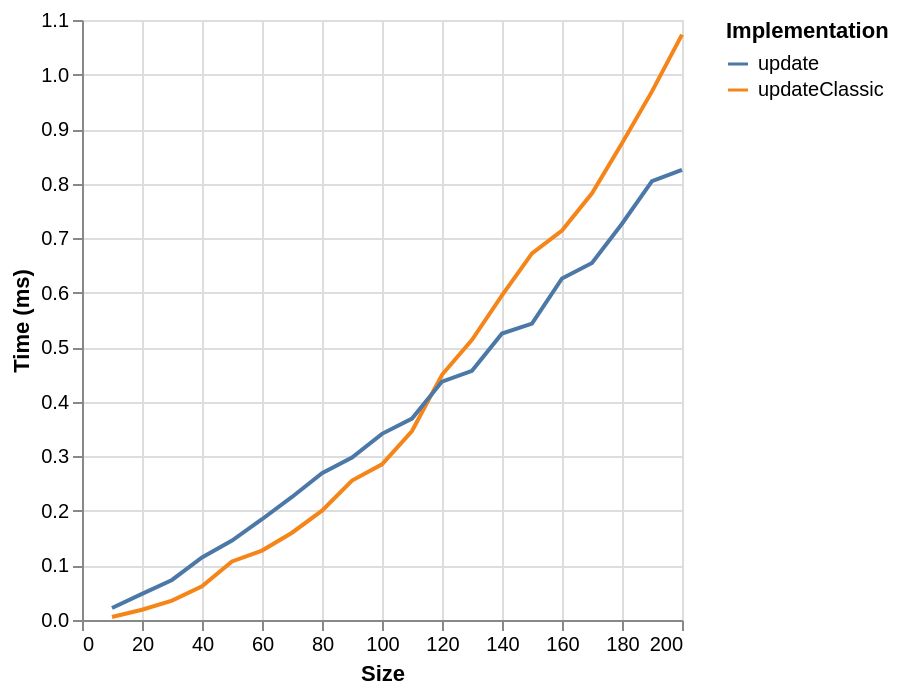

Write a Vega-Lite specification for this figure.
### Vega specification from a JSON file in a GitHub repository (floating-point values rounded to 4 significant figures)
{"$schema": "https://vega.github.io/schema/vega/v6.json", "background": "white", "padding": 5, "width": 300, "height": 300, "style": "cell", "data": [{"name": "source_0", "values": [{"ms": 0.0055, "series": "updateClassic", "size": 10}, {"ms": 0.0188, "series": "updateClassic", "size": 20}, {"ms": 0.0355, "series": "updateClassic", "size": 30}, {"ms": 0.0619, "series": "updateClassic", "size": 40}, {"ms": 0.1074, "series": "updateClassic", "size": 50}, {"ms": 0.1273, "series": "updateClassic", "size": 60}, {"ms": 0.16, "series": "updateClassic", "size": 70}, {"ms": 0.2005, "series": "updateClassic", "size": 80}, {"ms": 0.2557, "series": "updateClassic", "size": 90}, {"ms": 0.2853, "series": "updateClassic", "size": 100}, {"ms": 0.3464, "series": "updateClassic", "size": 110}, {"ms": 0.4496, "series": "updateClassic", "size": 120}, {"ms": 0.5136, "series": "updateClassic", "size": 130}, {"ms": 0.5951, "series": "updateClassic", "size": 140}, {"ms": 0.6721, "series": "updateClassic", "size": 150}, {"ms": 0.7141, "series": "updateClassic", "size": 160}, {"ms": 0.7824, "series": "updateClassic", "size": 170}, {"ms": 0.8742, "series": "updateClassic", "size": 180}, {"ms": 0.9691, "series": "updateClassic", "size": 190}, {"ms": 1.073, "series": "updateClassic", "size": 200}, {"ms": 0.0221, "series": "update", "size": 10}, {"ms": 0.048, "series": "update", "size": 20}, {"ms": 0.0734, "series": "update", "size": 30}, {"ms": 0.1147, "series": "update", "size": 40}, {"ms": 0.1457, "series": "update", "size": 50}, {"ms": 0.1847, "series": "update", "size": 60}, {"ms": 0.2256, "series": "update", "size": 70}, {"ms": 0.2693, "series": "update", "size": 80}, {"ms": 0.298, "series": "update", "size": 90}, {"ms": 0.3413, "series": "update", "size": 100}, {"ms": 0.3693, "series": "update", "size": 110}, {"ms": 0.4371, "series": "update", "size": 120}, {"ms": 0.4568, "series": "update", "size": 130}, {"ms": 0.5252, "series": "update", "size": 140}, {"ms": 0.5433, "series": "update", "size": 150}, {"ms": 0.6261, "series": "update", "size": 160}, {"ms": 0.6546, "series": "update", "size": 170}, {"ms": 0.7265, "series": "update", "size": 180}, {"ms": 0.8047, "series": "update", "size": 190}, {"ms": 0.8254, "series": "update", "size": 200}]}, {"name": "data_0", "source": "source_0", "transform": [{"type": "formula", "expr": "toNumber(datum[\"size\"])", "as": "size"}]}], "marks": [{"name": "pathgroup", "type": "group", "from": {"facet": {"name": "faceted_path_main", "data": "data_0", "groupby": ["series"]}}, "encode": {"update": {"width": {"field": {"group": "width"}}, "height": {"field": {"group": "height"}}}}, "marks": [{"name": "marks", "type": "line", "style": ["line"], "sort": {"field": "x"}, "from": {"data": "faceted_path_main"}, "encode": {"update": {"stroke": {"scale": "color", "field": "series"}, "description": {"signal": "\"Size: \" + (format(datum[\"size\"], \"\")) + \"; Time (ms): \" + (format(datum[\"ms\"], \"\")) + \"; series: \" + (isValid(datum[\"series\"]) ? isArray(datum[\"series\"]) ? join(datum[\"series\"], ' ') : datum[\"series\"] : \"\"+datum[\"series\"])"}, "x": {"scale": "x", "field": "size"}, "y": {"scale": "y", "field": "ms"}, "defined": {"signal": "isValid(datum[\"size\"]) && isFinite(+datum[\"size\"]) && isValid(datum[\"ms\"]) && isFinite(+datum[\"ms\"])"}}}}]}], "scales": [{"name": "x", "type": "linear", "domain": {"data": "data_0", "field": "size"}, "range": [0, {"signal": "width"}], "nice": true, "zero": false}, {"name": "y", "type": "linear", "domain": {"data": "data_0", "field": "ms"}, "range": [{"signal": "height"}, 0], "nice": true, "zero": true}, {"name": "color", "type": "ordinal", "domain": {"data": "data_0", "field": "series", "sort": true}, "range": "category"}], "axes": [{"scale": "x", "orient": "bottom", "gridScale": "y", "grid": true, "tickCount": {"signal": "ceil(width/40)"}, "domain": false, "labels": false, "aria": false, "maxExtent": 0, "minExtent": 0, "ticks": false, "zindex": 0}, {"scale": "y", "orient": "left", "gridScale": "x", "grid": true, "tickCount": {"signal": "ceil(height/40)"}, "domain": false, "labels": false, "aria": false, "maxExtent": 0, "minExtent": 0, "ticks": false, "zindex": 0}, {"scale": "x", "orient": "bottom", "grid": false, "title": "Size", "labelFlush": true, "labelOverlap": true, "tickCount": {"signal": "ceil(width/40)"}, "zindex": 0}, {"scale": "y", "orient": "left", "grid": false, "title": "Time (ms)", "labelOverlap": true, "tickCount": {"signal": "ceil(height/40)"}, "zindex": 0}], "legends": [{"orient": "right", "symbolLimit": 30, "title": "Implementation", "stroke": "color", "symbolType": "stroke"}]}
